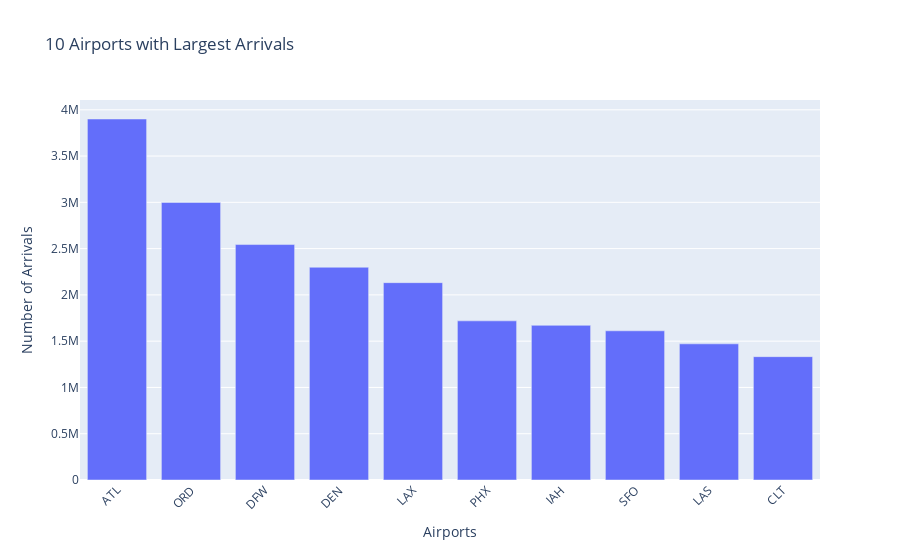

The notebook cell saved with this chart:
### Markdown cell above
## Airports with largest number of Arrivals

### Code cell
# Group the data by the airport and count the number of arrivals
airport_arrivals = df.groupBy("DEST").count()

# Sort the airports by the number of departures in arrivals order
sorted_airports = airport_arrivals.orderBy(desc("count"))

# Display the airports with the largest number of arrivals
# sorted_airports.show(10)

# Get the top 10 airports with the largest number of arrivals
top_airports = sorted_airports.limit(10).toPandas()

# Extract the airport codes and arrivals counts
airports = top_airports["DEST"].tolist()
arrival_counts = top_airports["count"].tolist()

# Create a bar chart using Plotly
fig = go.Figure(data=go.Bar(x=airports, y=arrival_counts))

# Customize the chart layout
fig.update_layout(
    title="10 Airports with Largest Arrivals",
    xaxis_title="Airports",
    yaxis_title="Number of Arrivals",
    xaxis_tickangle=-45,
)

# Display the chart
fig.show()

print('Airport with largest number of arrivals:', airports[0])

### Figure 1 — Plotly figure (JSON) as saved in the notebook; plotly's stock layout.template omitted (floating-point values rounded to 4 significant figures)
{"data": [{"type": "bar", "x": ["ATL", "ORD", "DFW", "DEN", "LAX", "PHX", "IAH", "SFO", "LAS", "CLT"], "y": [3900513, 2999218, 2543921, 2298807, 2132166, 1719350, 1671167, 1612021, 1471269, 1332693]}], "layout": {"title": {"text": "10 Airports with Largest Arrivals"}, "xaxis": {"tickangle": -45, "title": {"text": "Airports"}}, "yaxis": {"title": {"text": "Number of Arrivals"}}}}
